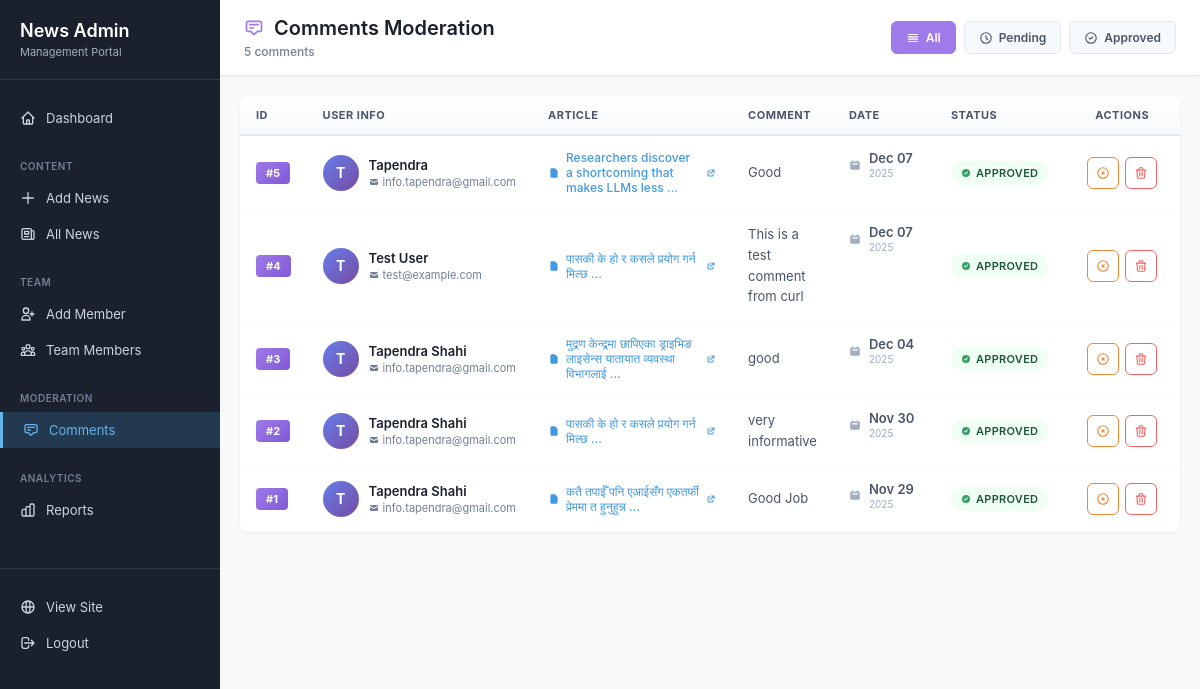
Page /custom-admin/comments/ (signed in) on the earlier database version.
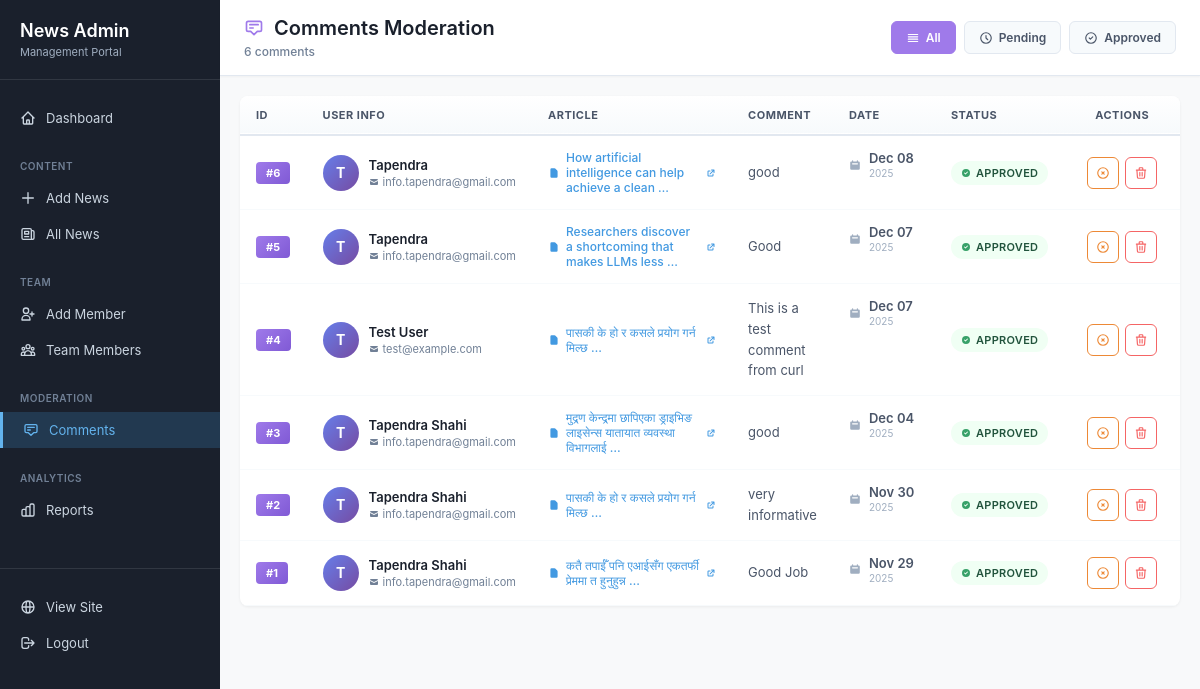
Same page on the later database version.
### news/models.py (models this page shows, shortened)
class Comment(models.Model):
    news = models.ForeignKey(News, on_delete=models.CASCADE, related_name='comments')
    name = models.CharField(max_length=100, help_text="Commenter's name")
    email = models.EmailField(help_text="Commenter's email (not displayed publicly)")
    text = models.TextField(help_text="Comment text")
    created_at = models.DateTimeField(auto_now_add=True)
    is_approved = models.BooleanField(default=True, help_text="Whether this comment is approved for display")
    class Meta:
        ordering = ['-created_at']
        verbose_name = 'Comment'
        verbose_name_plural = 'Comments'

class News(models.Model):
    CATEGORY_CHOICES = [
        ('business', 'Business'),
        ('political', 'Political'),
        ('tech', 'Tech'),
        ('education', 'Education'),
    ]
    VISIBILITY_CHOICES = [
        ('public', 'Public'),
        ('private', 'Private'),
        ('password', 'Password Protected'),
    ]
    title = models.CharField(max_length=255)
    slug = models.SlugField(max_length=255, blank=True, help_text="URL-friendly version of title")
    content = models.TextField()
    excerpt = models.TextField(max_length=300, blank=True, help_text="Brief summary of the article")
    category = models.CharField(max_length=50, choices=CATEGORY_CHOICES, default='business')
    tags = models.CharField(max_length=500, blank=True, help_text="Comma-separated tags")
    author = models.ForeignKey(TeamMember, on_delete=models.SET_NULL, null=True, blank=True, related_name='articles', help_text="Select the author from team members")
    meta_description = models.CharField(max_length=160, blank=True, help_text="SEO meta description")
    visibility = models.CharField(max_length=20, choices=VISIBILITY_CHOICES, default='public')
    publish_date = models.DateTimeField(null=True, blank=True, help_text="Schedule publish date/time")
    created_at = models.DateTimeField(auto_now_add=True)
    updated_at = models.DateTimeField(auto_now=True)
    image = models.ImageField(upload_to='news_images/', blank=True, null=True)
    class Meta:
        ordering = ['-created_at']
        verbose_name = 'News Article'
        verbose_name_plural = 'News Articles'

### news/admin_views.py (the view)
# urls.py: path('comments/', admin_views.admin_comments_list, name='comments_list'),
@staff_member_required
def admin_comments_list(request):
    filter_type = request.GET.get('filter', 'all')
    if filter_type == 'pending':
        comments = Comment.objects.filter(is_approved=False)
    elif filter_type == 'approved':
        comments = Comment.objects.filter(is_approved=True)
    else:
        comments = Comment.objects.all()
    comments = comments.order_by('-created_at')
    context = {
        'comments': comments,
        'filter': filter_type,
    }
    return render(request, 'admin/custom_comments.html', context)

### news/templates/admin/custom_comments.html (shortened to what the changed rows need)
{% extends 'admin/base_custom.html' %}
{% block content %}
<div class="comments-wrapper">
    <div class="list-header">
        <div class="header-info">
            <h1>
                <svg width="20" height="20" fill="none" stroke="currentColor" viewBox="0 0 24 24">
                    <path stroke-linecap="round" stroke-linejoin="round" stroke-width="2" d="M7 8h10M7 12h4m1 8l-4-4H5a2 2 0 01-2-2V6a2 2 0 012-2h14a2 2 0 012 2v8a2 2 0 01-2 2h-3l-4 4z"/>
                </svg>
                Comments Moderation
            </h1>
            <p class="header-count">{{ comments.count }} comment{{ comments.count|pluralize }}</p>
        </div>
    </div>
    <div class="table-container">
        <table class="comments-table">
            <thead>
                <tr>
                    <th style="width: 50px;">ID</th>
                    <th style="width: 200px;">User Info</th>
                    <th style="width: 220px;">Article</th>
                    <th>Comment</th>
                    <th style="width: 110px;">Date</th>
                    <th style="width: 100px;">Status</th>
                    <th style="width: 120px; text-align: center;">Actions</th>
                </tr>
            </thead>
            <tbody>
                {% for comment in comments %}
                <tr class="{% if not comment.is_approved %}pending-row{% endif %}">
                    <td>
                        <span class="id-badge">#{{ comment.id }}</span>
                    </td>
                    <td>
                        <div class="user-info">
                            <div class="user-avatar">{{ comment.name|slice:":1"|upper }}</div>
                            <div class="user-details">
                                <span class="user-name">{{ comment.name }}</span>
                                <a href="mailto:{{ comment.email }}" class="user-email">
                                    <svg width="10" height="10" fill="currentColor" viewBox="0 0 20 20">
                                        <path d="M2.003 5.884L10 9.882l7.997-3.998A2 2 0 0016 4H4a2 2 0 00-1.997 1.884z"/>
                                        <path d="M18 8.118l-8 4-8-4V14a2 2 0 002 2h12a2 2 0 002-2V8.118z"/>
                                    </svg>
                                    {{ comment.email|truncatechars:25 }}
                                </a>
                            </div>
                        </div>
                    </td>
                    <td>
                        <a href="/news/{{ comment.news.id }}/" target="_blank" class="article-link">
                            <svg width="12" height="12" fill="currentColor" viewBox="0 0 20 20">
                                <path fill-rule="evenodd" d="M4 4a2 2 0 012-2h4.586A2 2 0 0112 2.586L15.414 6A2 2 0 0116 7.414V16a2 2 0 01-2 2H6a2 2 0 01-2-2V4z"/>
                            </svg>
                            <span>{{ comment.news.title|truncatewords:8 }}</span>
                            <svg width="10" height="10" fill="currentColor" viewBox="0 0 20 20">
                                <path d="M11 3a1 1 0 100 2h2.586l-6.293 6.293a1 1 0 101.414 1.414L15 6.414V9a1 1 0 102 0V4a1 1 0 00-1-1h-5z"/>
                                <path d="M5 5a2 2 0 00-2 2v8a2 2 0 002 2h8a2 2 0 002-2v-3a1 1 0 10-2 0v3H5V7h3a1 1 0 000-2H5z"/>
                            </svg>
                        </a>
                    </td>
                    <td>
                        <div class="comment-text">
                            <p>{{ comment.text|truncatewords:15 }}</p>
                        </div>
                    </td>
                    <td class="date-cell">
                        <svg width="12" height="12" fill="currentColor" viewBox="0 0 20 20">
                            <path fill-rule="evenodd" d="M6 2a1 1 0 00-1 1v1H4a2 2 0 00-2 2v10a2 2 0 002 2h12a2 2 0 002-2V6a2 2 0 00-2-2h-1V3a1 1 0 10-2 0v1H7V3a1 1 0 00-1-1zm0 5a1 1 0 000 2h8a1 1 0 100-2H6z"/>
                        </svg>
                        <div class="date-info">
                            <span class="date-main">{{ comment.created_at|date:"M d" }}</span>
                            <span class="date-year">{{ comment.created_at|date:"Y" }}</span>
                        </div>
                    </td>
                    <td>
                        {% if comment.is_approved %}
                        <span class="status-badge status-approved">
                            <svg width="10" height="10" fill="currentColor" viewBox="0 0 20 20">
                                <path fill-rule="evenodd" d="M10 18a8 8 0 100-16 8 8 0 000 16zm3.707-9.293a1 1 0 00-1.414-1.414L9 10.586 7.707 9.293a1 1 0 00-1.414 1.414l2 2a1 1 0 001.414 0l4-4z"/>
                            </svg>
                            Approved
                        </span>
                        {% endif %}
                    </td>
                    <td>
                        <div class="action-buttons">
                            {% if comment.is_approved %}
                            <a href="{% url 'custom_admin:comment_unapprove' comment.id %}" class="btn-action btn-unapprove" title="Unapprove">
                                <svg width="14" height="14" fill="none" stroke="currentColor" viewBox="0 0 24 24">
                                    <path stroke-linecap="round" stroke-linejoin="round" stroke-width="2" d="M10 14l2-2m0 0l2-2m-2 2l-2-2m2 2l2 2m7-2a9 9 0 11-18 0 9 9 0 0118 0z"/>
                                </svg>
                            </a>
                            {% endif %}
                            <a href="{% url 'custom_admin:comment_delete' comment.id %}" class="btn-action btn-delete"
                               onclick="return confirm('Delete this comment?')" title="Delete">
                                <svg width="14" height="14" fill="none" stroke="currentColor" viewBox="0 0 24 24">
                                    <path stroke-linecap="round" stroke-linejoin="round" stroke-width="2" d="M19 7l-.867 12.142A2 2 0 0116.138 21H7.862a2 2 0 01-1.995-1.858L5 7m5 4v6m4-6v6m1-10V4a1 1 0 00-1-1h-4a1 1 0 00-1 1v3M4 7h16"/>
                                </svg>
                            </a>
                        </div>
                    </td>
                </tr>
                {% endfor %}
            </tbody>
        </table>
    </div>
</div>
{% endblock %}

Differences in the rows shown:
added Comment: id "6", name "T", name "Tapendra", email "info.tapendra@gmail.com", news "How artificial intelligence can help achieve a clean …", text "good", created_at "Dec 08", created_at "2025", is_approved True (drawn)
Other differences:
{{ comments.count }}: "5" → "6"
